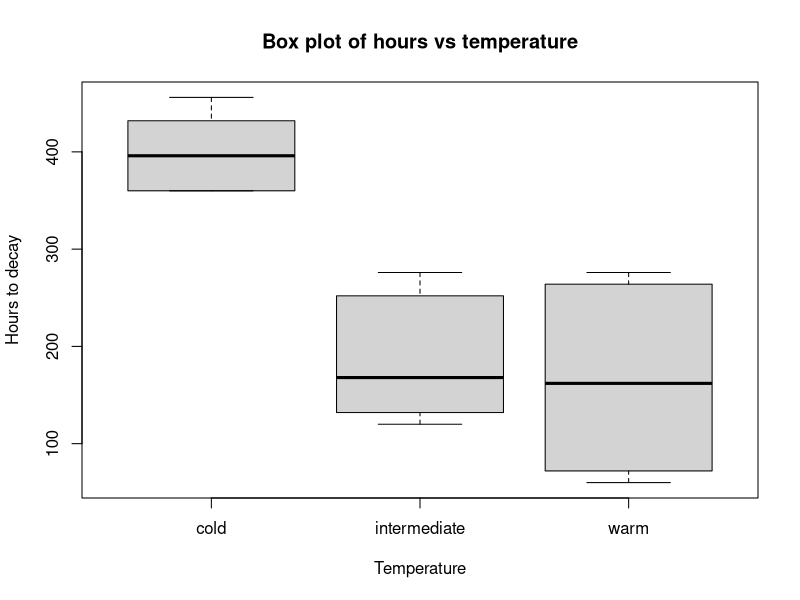
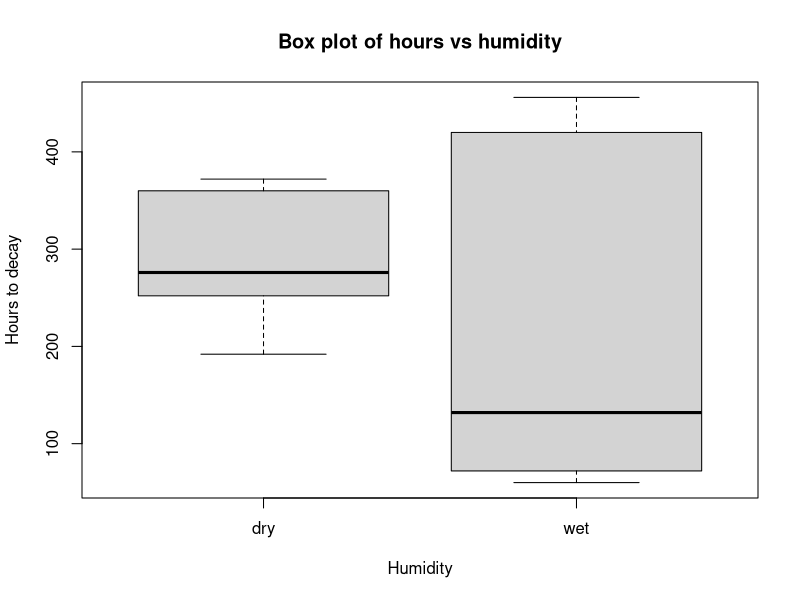
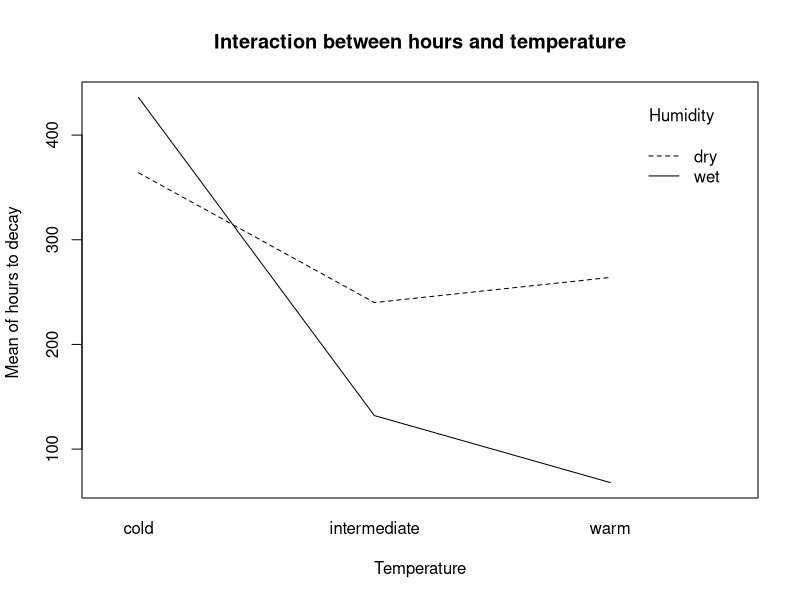
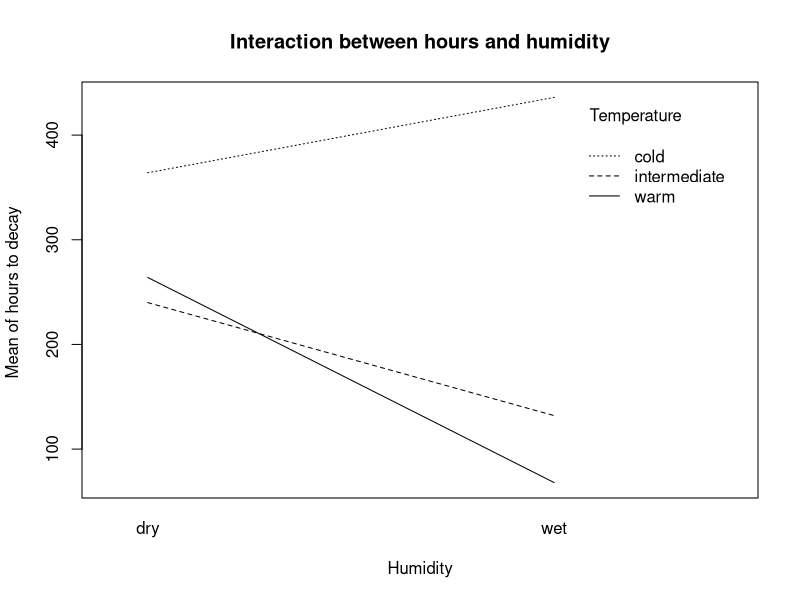
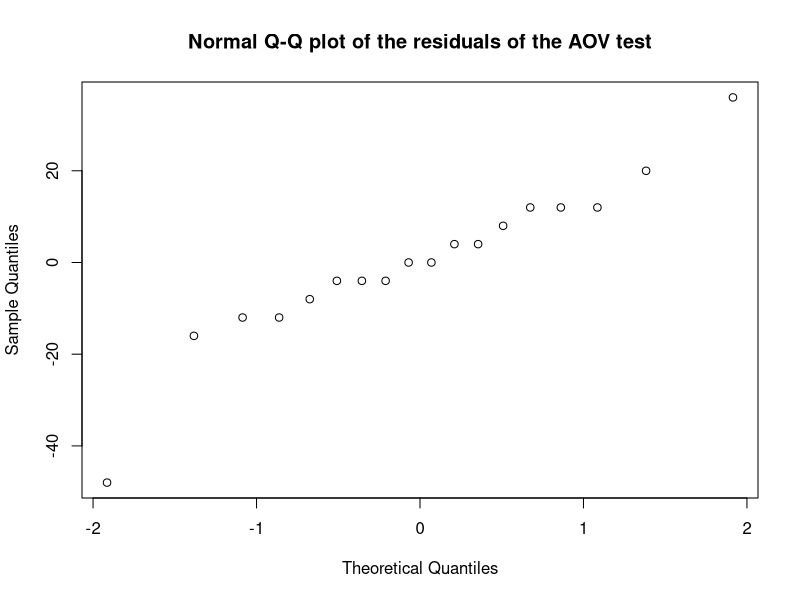
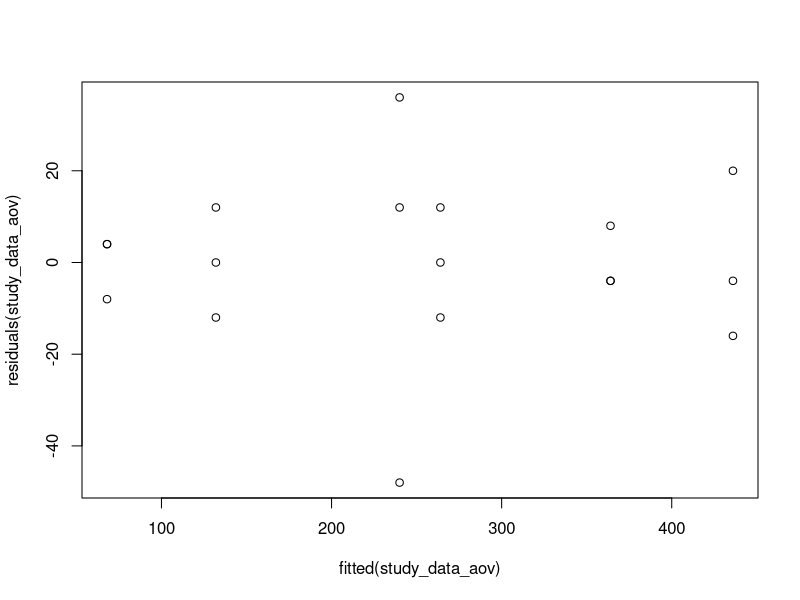
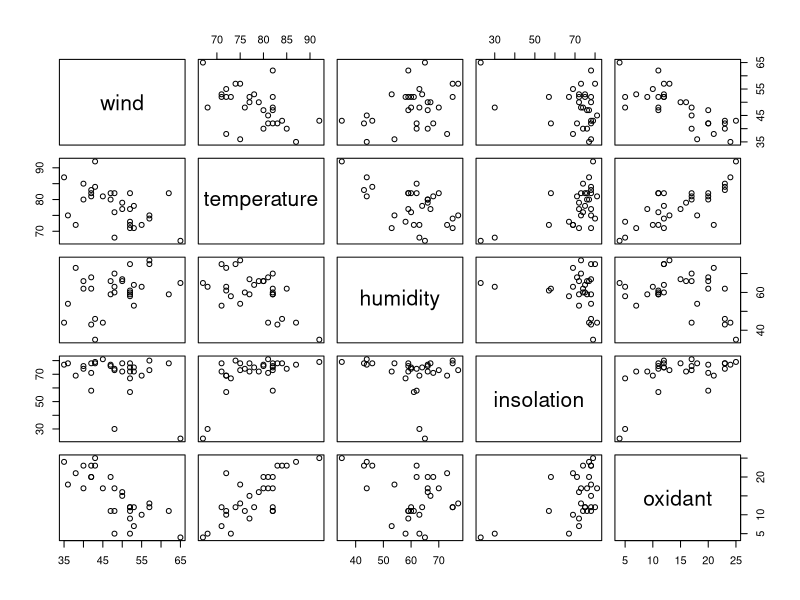
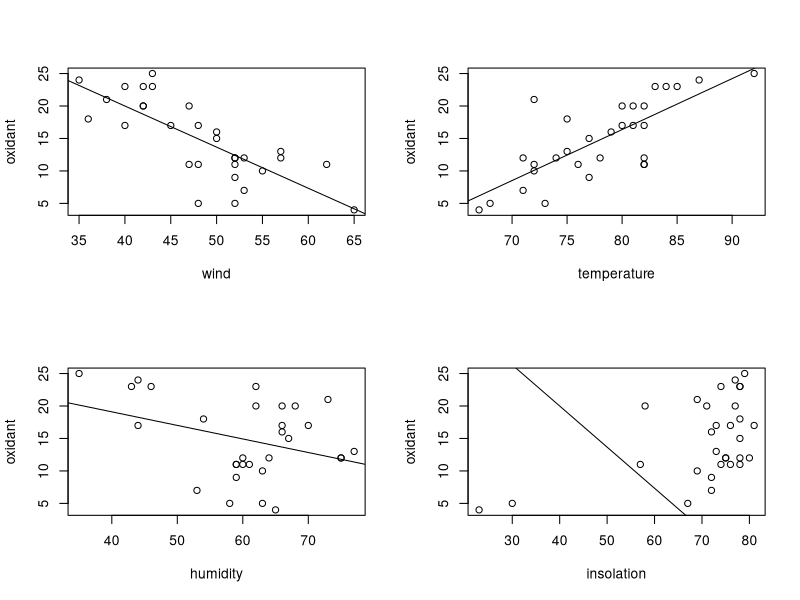

These figures' R source, in order:
## ---- chunk 1
knitr::opts_chunk$set(echo = TRUE)
## ---- chunk 2
bread = as.character(c(1:18))
temperatures = c("warm", "intermediate", "cold")
humidity = c("dry", "wet")
design = cbind(data.frame("slice" = bread), data.frame("temperatures" = sample(rep(temperatures, each=6))), data.frame("humidity" = sample(rep(humidity, each=9))))
print(design)
## ---- chunk 3
study_data = read.table(file = "./data/bread.txt", header = TRUE)

boxplot(hours~environment, data = study_data, xlab = "Temperature", ylab = "Hours to decay", main = "Box plot of hours vs temperature")
boxplot(hours~humidity, data = study_data, xlab = "Humidity", ylab = "Hours to decay", main = "Box plot of hours vs humidity")

interaction.plot(study_data$environment, study_data$humidity, study_data$hours, trace.label = "Humidity", xlab = "Temperature", ylab = "Mean of hours to decay ", main = "Interaction between hours and temperature")
interaction.plot(study_data$humidity, study_data$environment, study_data$hours, trace.label = "Temperature", xlab = "Humidity", ylab = "Mean of hours to decay ", main = "Interaction between hours and humidity")




## ---- chunk 4
#analysis of variance
study_data$environment = as.factor(study_data$environment)
study_data$humidity = as.factor((study_data$humidity))
study_data_aov = lm(hours~humidity*environment, data=study_data)
# results of aov
print(anova(study_data_aov))

## ---- chunk 5
#Diagnostics
qqnorm(residuals(study_data_aov), main = "Normal Q-Q plot of the residuals of the AOV test")
## ---- chunk 6
plot(fitted(study_data_aov),residuals(study_data_aov))
## ---- chunk 7
study_data1 = read.table(file = "./data/cream.txt", header = TRUE)

# 3 way Anova
study_data1$batch = as.factor(study_data1$batch)
study_data1$position = as.factor(study_data1$position)
study_data1$starter = as.factor(study_data1$starter)
study_data1_aov = lm(acidity~starter+batch+position, data=study_data1)
# results of aov
anova(study_data1_aov)
print(summary(study_data1_aov))
## ---- chunk 8
# mean comparisons
library(multcomp)
data_aov = lm(acidity~starter+batch+position, data = study_data1)
mean_comparison = glht(data_aov, linfct =mcp(starter="Tukey"))
print(summary(mean_comparison))
## ---- chunk 9
# Showing the table of confidence interval for mean diff of main effects of starter with 95% confidence
print(confint(mean_comparison))
## ---- chunk 10
airPollution = read.table("./data/airpollution.txt", header = TRUE)
pairs(~ wind + temperature + humidity + insolation + oxidant, data = airPollution)
## ---- chunk 11
model1 = lm(oxidant ~ wind, data = airPollution)
model2 = lm(oxidant ~ temperature, data = airPollution)
model3 = lm(oxidant ~ humidity, data = airPollution)
model4 = lm(oxidant ~ insolation, data = airPollution)

par(mfrow=c(2,2))
plot(oxidant ~ wind, data = airPollution); abline(model1)
plot(oxidant ~ temperature, data = airPollution); abline(model2)
plot(oxidant ~ humidity, data = airPollution); abline(model3)
plot(oxidant ~ insolation, data = airPollution); abline(model1)

sum1 = summary(model1)
sum2 = summary(model2)
sum3 = summary(model3)
sum4 = summary(model4)
## ---- chunk 12
stepUpModel1 = lm(oxidant ~ wind + temperature, data = airPollution)
stepUpSum1 = summary(stepUpModel1)
stepUpModel = lm(oxidant ~ wind + humidity, data = airPollution)
stepUpSum2 = summary(stepUpModel)
stepUpModel = lm(oxidant ~ wind + insolation, data = airPollution)
stepUpSum3 = summary(stepUpModel)
## ---- chunk 13
stepUpModel = lm(oxidant ~ wind + temperature + humidity, data = airPollution)
stepUpSum4 = summary(stepUpModel)
stepUpModel = lm(oxidant ~ wind + temperature + insolation, data = airPollution)
stepUpSum5 = summary(stepUpModel)
## ---- chunk 14
multiModel = lm(oxidant ~ wind + temperature + humidity + insolation, data = airPollution)
multiSum = summary(multiModel)
round(multiSum$coefficients, 6)
## ---- chunk 15
multiModel = lm(oxidant ~ wind + temperature + humidity, data = airPollution)
multiSum = summary(multiModel)
round(multiSum$coefficients, 6)
## ---- chunk 16
multiModel = lm(oxidant ~ wind + temperature, data = airPollution)
multiSum = summary(multiModel)
round(multiSum$coefficients, 6)
## ---- chunk 17
par(mfrow=c(1,2))
qqnorm(residuals(multiModel))
plot(fitted(multiModel), residuals(multiModel))
## ---- chunk 18
par(mfrow=c(1,1))
plot(wind ~ temperature, data = airPollution)

mdl = lm(wind ~ temperature, data = airPollution)
mdlsm = summary(mdl)
## ---- chunk 19
expensesCrime = read.table("./data/expensescrime.txt", header = TRUE)
pairs(expensesCrime[-1])
expensesCrime[-1] = log(expensesCrime[-1])
## ---- chunk 20
pairs(expensesCrime[-1])
## ---- chunk 21
model = lm(expend ~ bad + crime + lawyers + employ + pop, data = expensesCrime[-1])
round(cooks.distance(model), 3)
plot(1:51, cooks.distance(model))
## ---- chunk 22
rows = round(cooks.distance(model), 3) > 1
expensesCrime[rows,]
## ---- chunk 23
newData = expensesCrime[!rows, ]
model = lm(expend ~ crime + lawyers + employ, data = newData)
summary(model)
## ---- chunk 24
modelA = lm(employ ~ lawyers, data = newData)
sumA = summary(modelA)
## ---- chunk 25
model = lm(expend ~ crime + employ, data = newData)
summary(model)
## ---- chunk 26
par(mfrow=c(1,2))
qqnorm(residuals(model))
plot(fitted(model), residuals(model))
## ---- chunk 27
par(mfrow=c(1,2))
plot(newData$crime, residuals(model),  xlab = "Crime", ylab="Residuals")
plot(newData$employ, residuals(model), ylab="Residuals", xlab = "Employ")

par(mfrow=c(1,2))
plot(newData$expend, residuals(model), ylab="Residuals", xlab = "Expend")

estimate = function(x, y) {
  val = model$coefficients[1] + model$coefficients[2] * x + model$coefficients[2] * y
  return(val)
}

plot(estimate(newData$crime, newData$employ), residuals(model), ylab="Residuals", xlab = "Expend Est")
